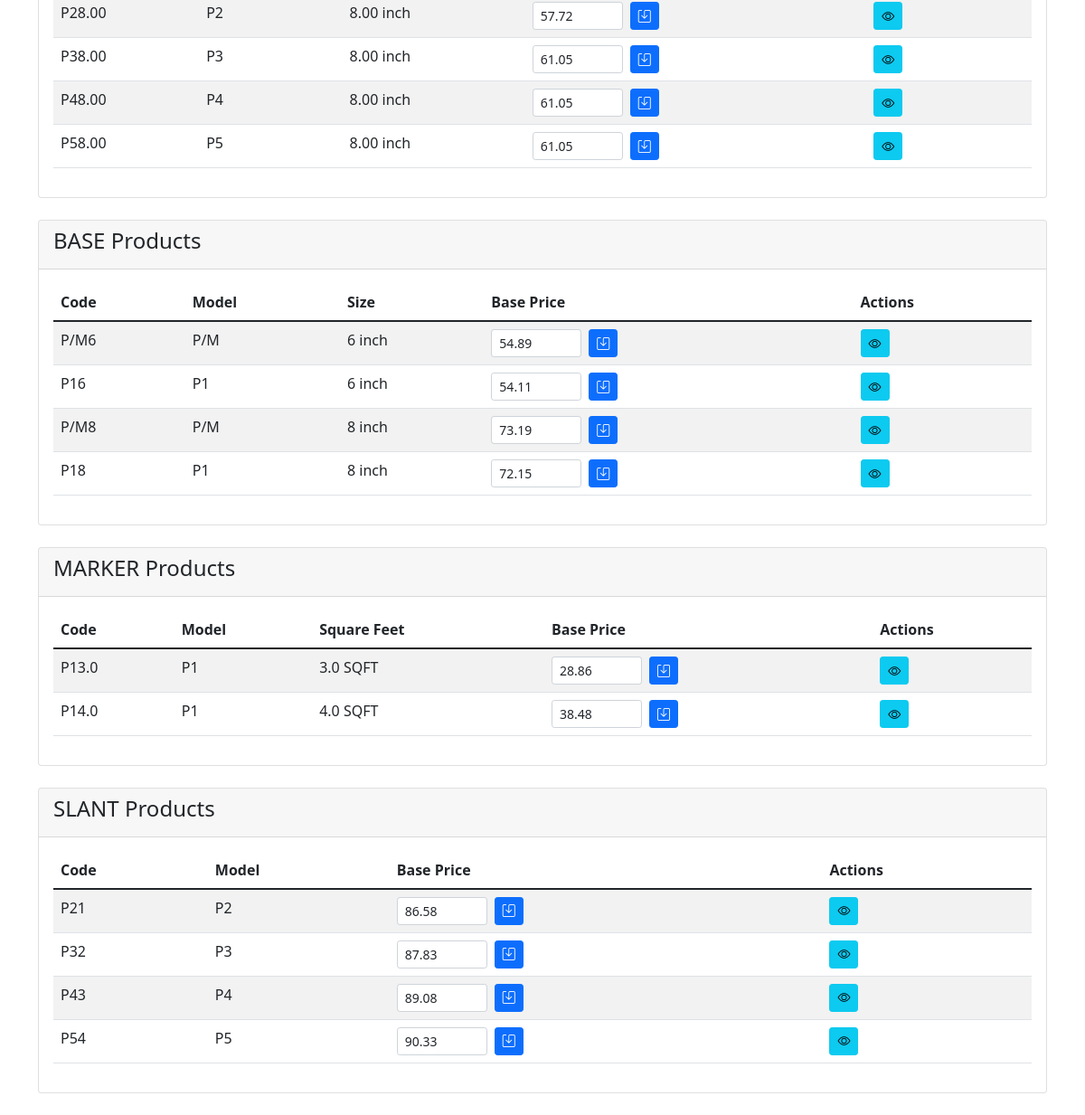
Page /admin/products.php (signed in, lower part) on the earlier database version.
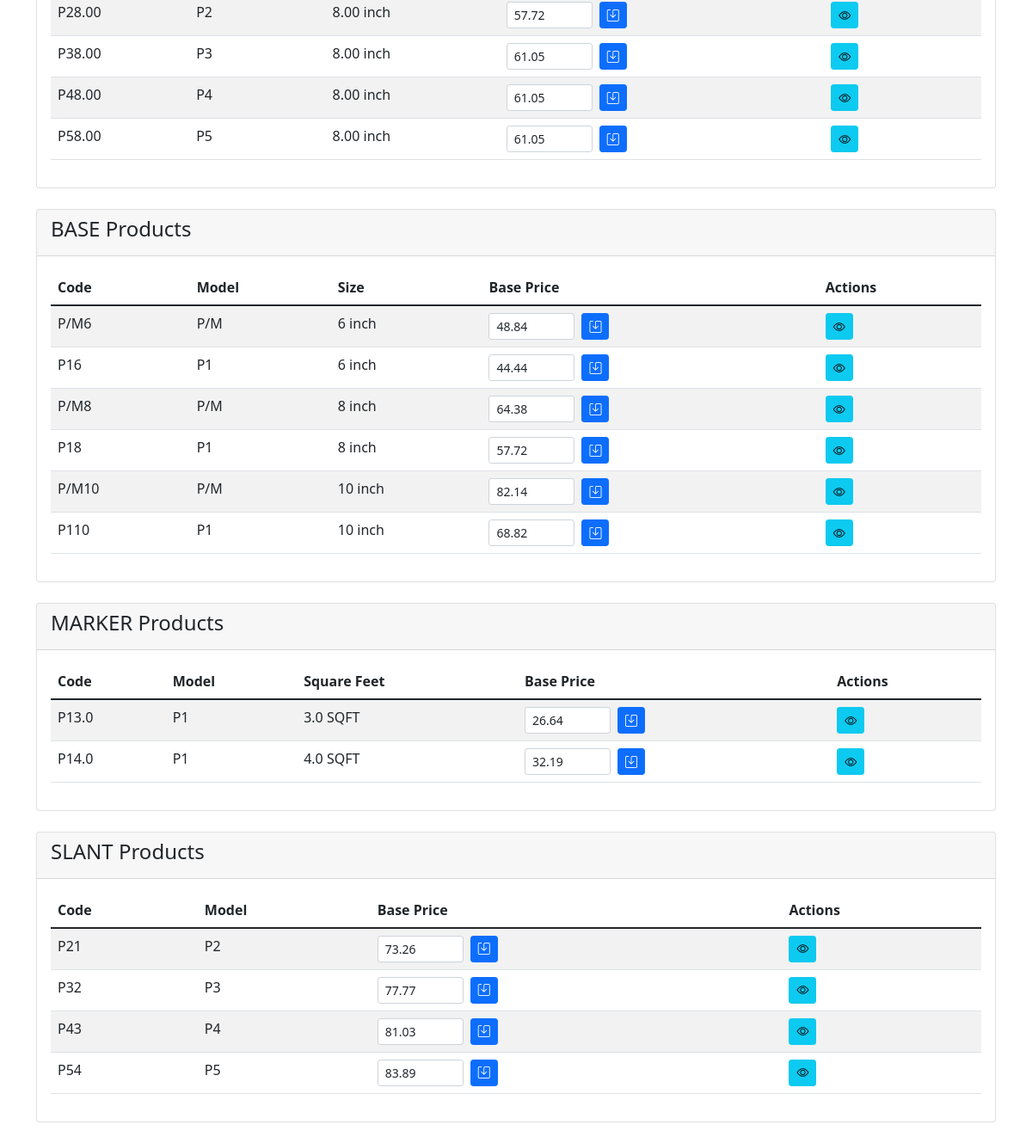
Same page on the later database version.
### tables this page shows
CREATE TABLE sertop_products (
    id INT AUTO_INCREMENT PRIMARY KEY,
    model VARCHAR(100) NOT NULL,
    size_inches DECIMAL(10,2) NOT NULL,
    base_price DECIMAL(10,2) NOT NULL,
    created_at TIMESTAMP DEFAULT CURRENT_TIMESTAMP,
    updated_at TIMESTAMP DEFAULT CURRENT_TIMESTAMP ON UPDATE CURRENT_TIMESTAMP
);

CREATE TABLE base_products (
    id INT AUTO_INCREMENT PRIMARY KEY,
    product_code VARCHAR(10) NOT NULL,
    model VARCHAR(10) NOT NULL,
    size_inches INT NOT NULL,
    length_inches DECIMAL(10, 2) NOT NULL,
    breadth_inches DECIMAL(10, 2) NOT NULL,
    is_premium BOOLEAN DEFAULT FALSE,
    description VARCHAR(100),
    base_price DECIMAL(10, 2) NOT NULL,
    created_at TIMESTAMP DEFAULT CURRENT_TIMESTAMP
);

CREATE TABLE marker_products (
    id INT AUTO_INCREMENT PRIMARY KEY,
    product_code VARCHAR(10) NOT NULL,
    model VARCHAR(10) NOT NULL,
    square_feet DECIMAL(4, 1) NOT NULL,
    length_inches DECIMAL(10, 2) NOT NULL,
    breadth_inches DECIMAL(10, 2) NOT NULL,
    description VARCHAR(100),
    base_price DECIMAL(10, 2) NOT NULL,
    created_at TIMESTAMP DEFAULT CURRENT_TIMESTAMP
);

CREATE TABLE slant_products (
    id INT AUTO_INCREMENT PRIMARY KEY,
    product_code VARCHAR(10) NOT NULL,
    model VARCHAR(10) NOT NULL,
    length_inches DECIMAL(10, 2) NOT NULL,
    breadth_inches DECIMAL(10, 2) NOT NULL,
    description VARCHAR(100),
    base_price DECIMAL(10, 2) NOT NULL,
    created_at TIMESTAMP DEFAULT CURRENT_TIMESTAMP
);

### admin/products.php (the view, shortened to what this page needs)
<?php
require_once 'includes/config.php';
$sertop_products = [];
$result = $conn->query("SELECT *, CONCAT(model, size_inches) as product_code FROM sertop_products ORDER BY size_inches, model");
while ($row = $result->fetch_assoc()) {
    $sertop_products[] = $row;
}
$base_products = [];
$result = $conn->query("SELECT *, CONCAT(model, size_inches) as product_code FROM base_products ORDER BY size_inches, model");
while ($row = $result->fetch_assoc()) {
    $base_products[] = $row;
}
$marker_products = [];
$result = $conn->query("SELECT *, CONCAT(model, square_feet) as product_code FROM marker_products ORDER BY square_feet, model");
while ($row = $result->fetch_assoc()) {
    $marker_products[] = $row;
}
$slant_products = [];
$result = $conn->query("SELECT *, CONCAT(model, id) as product_code FROM slant_products ORDER BY model");
while ($row = $result->fetch_assoc()) {
    $slant_products[] = $row;
}
?>
<!DOCTYPE html>
<html lang="en">
<head>
    <link href="https://cdn.jsdelivr.net/npm/bootstrap@5.1.3/dist/css/bootstrap.min.css" rel="stylesheet">
    <link href="https://cdn.jsdelivr.net/npm/bootstrap-icons@1.7.2/font/bootstrap-icons.css" rel="stylesheet">
</head>
<body>
    <div class="container mt-4">
        <div class="card mb-4">
            <div class="card-body">
                <div class="table-responsive">
                    <table class="table table-striped">
                        <tbody>
                            <?php foreach ($sertop_products as $product): ?>
                                <tr>
                                    <td><?php echo htmlspecialchars($product['product_code']); ?></td>
                                    <td><?php echo htmlspecialchars($product['model']); ?></td>
                                    <td><?php echo htmlspecialchars($product['size_inches']); ?> inch</td>
                                    <td>
                                        <form method="post" class="d-flex align-items-center">
                                            <input type="number" name="base_price" value="<?php echo $product['base_price']; ?>"
                                                   class="form-control form-control-sm" style="width: 100px" step="0.01" required>
                                            <button type="submit" name="update_sertop" class="btn btn-sm btn-primary ms-2">
                                                <i class="bi bi-save"></i>
                                            </button>
                                        </form>
                                    </td>
                                    <td>
                                        <button type="button" class="btn btn-sm btn-info" onclick="viewProduct('sertop', <?php echo $product['id']; ?>)">
                                            <i class="bi bi-eye"></i>
                                        </button>
                                    </td>
                                </tr>
                            <?php endforeach; ?>
                        </tbody>
                    </table>
                </div>
            </div>
        </div>
        <div class="card mb-4">
            <div class="card-header">
                <h4>BASE Products</h4>
            </div>
            <div class="card-body">
                <div class="table-responsive">
                    <table class="table table-striped">
                        <thead>
                            <tr>
                                <th>Code</th>
                                <th>Model</th>
                                <th>Size</th>
                                <th>Base Price</th>
                                <th>Actions</th>
                            </tr>
                        </thead>
                        <tbody>
                            <?php foreach ($base_products as $product): ?>
                                <tr>
                                    <td><?php echo htmlspecialchars($product['product_code']); ?></td>
                                    <td><?php echo htmlspecialchars($product['model']); ?></td>
                                    <td><?php echo htmlspecialchars($product['size_inches']); ?> inch</td>
                                    <td>
                                        <form method="post" class="d-flex align-items-center">
                                            <input type="number" name="base_price" value="<?php echo $product['base_price']; ?>"
                                                   class="form-control form-control-sm" style="width: 100px" step="0.01" required>
                                            <button type="submit" name="update_base" class="btn btn-sm btn-primary ms-2">
                                                <i class="bi bi-save"></i>
                                            </button>
                                        </form>
                                    </td>
                                    <td>
                                        <button type="button" class="btn btn-sm btn-info" onclick="viewProduct('base', <?php echo $product['id']; ?>)">
                                            <i class="bi bi-eye"></i>
                                        </button>
                                    </td>
                                </tr>
                            <?php endforeach; ?>
                        </tbody>
                    </table>
                </div>
            </div>
        </div>
        <div class="card mb-4">
            <div class="card-header">
                <h4>MARKER Products</h4>
            </div>
            <div class="card-body">
                <div class="table-responsive">
                    <table class="table table-striped">
                        <thead>
                            <tr>
                                <th>Code</th>
                                <th>Model</th>
                                <th>Square Feet</th>
                                <th>Base Price</th>
                                <th>Actions</th>
                            </tr>
                        </thead>
                        <tbody>
                            <?php foreach ($marker_products as $product): ?>
                                <tr>
                                    <td><?php echo htmlspecialchars($product['product_code']); ?></td>
                                    <td><?php echo htmlspecialchars($product['model']); ?></td>
                                    <td><?php echo htmlspecialchars($product['square_feet']); ?> SQFT</td>
                                    <td>
                                        <form method="post" class="d-flex align-items-center">
                                            <input type="number" name="base_price" value="<?php echo $product['base_price']; ?>"
                                                   class="form-control form-control-sm" style="width: 100px" step="0.01" required>
                                            <button type="submit" name="update_marker" class="btn btn-sm btn-primary ms-2">
                                                <i class="bi bi-save"></i>
                                            </button>
                                        </form>
                                    </td>
                                    <td>
                                        <button type="button" class="btn btn-sm btn-info" onclick="viewProduct('marker', <?php echo $product['id']; ?>)">
                                            <i class="bi bi-eye"></i>
                                        </button>
                                    </td>
                                </tr>
                            <?php endforeach; ?>
                        </tbody>
                    </table>
                </div>
            </div>
        </div>
        <div class="card mb-4">
            <div class="card-header">
                <h4>SLANT Products</h4>
            </div>
            <div class="card-body">
                <div class="table-responsive">
                    <table class="table table-striped">
                        <thead>
                            <tr>
                                <th>Code</th>
                                <th>Model</th>
                                <th>Base Price</th>
                                <th>Actions</th>
                            </tr>
                        </thead>
                        <tbody>
                            <?php foreach ($slant_products as $product): ?>
                                <tr>
                                    <td><?php echo htmlspecialchars($product['product_code']); ?></td>
                                    <td><?php echo htmlspecialchars($product['model']); ?></td>
                                    <td>
                                        <form method="post" class="d-flex align-items-center">
                                            <input type="number" name="base_price" value="<?php echo $product['base_price']; ?>"
                                                   class="form-control form-control-sm" style="width: 100px" step="0.01" required>
                                            <button type="submit" name="update_slant" class="btn btn-sm btn-primary ms-2">
                                                <i class="bi bi-save"></i>
                                            </button>
                                        </form>
                                    </td>
                                    <td>
                                        <button type="button" class="btn btn-sm btn-info" onclick="viewProduct('slant', <?php echo $product['id']; ?>)">
                                            <i class="bi bi-eye"></i>
                                        </button>
                                    </td>
                                </tr>
                            <?php endforeach; ?>
                        </tbody>
                    </table>
                </div>
            </div>
        </div>
    </div>
</body>
</html>

Differences in the rows shown:
changed base_products (number 1 of 6 on the later page): base_price "54.89" → "48.84"
changed base_products (number 2 of 6 on the later page): base_price "54.11" → "44.44"
changed base_products (number 3 of 6 on the later page): base_price "73.19" → "64.38"
changed base_products (number 4 of 6 on the later page): base_price "72.15" → "57.72"
added base_products: product_code "P/M10", model "P/M", size_inches "10", base_price "82.14"
added base_products: product_code "P110", model "P1", size_inches "10", base_price "68.82"
changed marker_products (number 1 of 2 on the later page): base_price "28.86" → "26.64"
changed marker_products (number 2 of 2 on the later page): base_price "38.48" → "32.19"
changed slant_products (number 1 of 4 on the later page): base_price "86.58" → "73.26"
changed slant_products (number 2 of 4 on the later page): base_price "87.83" → "77.77"
changed slant_products (number 3 of 4 on the later page): base_price "89.08" → "81.03"
changed slant_products (number 4 of 4 on the later page): base_price "90.33" → "83.89"
